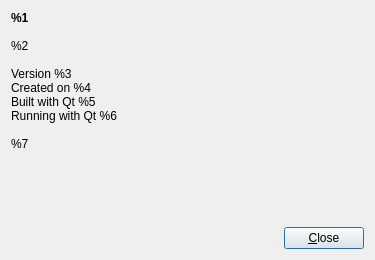
<?xml version="1.0" encoding="UTF-8"?>
<ui version="4.0">
 <class>AboutDialog</class>
 <widget class="QDialog" name="AboutDialog">
  <property name="geometry">
   <rect>
    <x>0</x>
    <y>0</y>
    <width>375</width>
    <height>260</height>
   </rect>
  </property>
  <property name="windowTitle">
   <string>About %1</string>
  </property>
  <property name="modal">
   <bool>true</bool>
  </property>
  <layout class="QVBoxLayout" name="vlAbout">
   <item>
    <widget class="QLabel" name="labAbout">
     <property name="sizePolicy">
      <sizepolicy hsizetype="Expanding" vsizetype="Expanding">
       <horstretch>0</horstretch>
       <verstretch>0</verstretch>
      </sizepolicy>
     </property>
     <property name="text">
      <string>&lt;span style=&quot; font-weight:600;&quot;&gt;%1&lt;/span&gt;&lt;br/&gt;
&lt;br/&gt;
%2&lt;br/&gt;
&lt;br/&gt;
Version %3&lt;br/&gt;
Created on %4&lt;br/&gt;
Built with Qt %5&lt;br/&gt;
Running with Qt %6&lt;br/&gt;
&lt;br/&gt;
%7</string>
     </property>
     <property name="alignment">
      <set>Qt::AlignLeading|Qt::AlignLeft|Qt::AlignTop</set>
     </property>
     <property name="wordWrap">
      <bool>false</bool>
     </property>
     <property name="textInteractionFlags">
      <set>Qt::LinksAccessibleByKeyboard|Qt::LinksAccessibleByMouse</set>
     </property>
    </widget>
   </item>
   <item>
    <layout class="QHBoxLayout" name="hlButtons">
     <item>
      <spacer name="hsButtons">
       <property name="orientation">
        <enum>Qt::Horizontal</enum>
       </property>
       <property name="sizeHint" stdset="0">
        <size>
         <width>40</width>
         <height>20</height>
        </size>
       </property>
      </spacer>
     </item>
     <item>
      <widget class="QPushButton" name="cmdClose">
       <property name="sizePolicy">
        <sizepolicy hsizetype="Minimum" vsizetype="Minimum">
         <horstretch>0</horstretch>
         <verstretch>0</verstretch>
        </sizepolicy>
       </property>
       <property name="text">
        <string>&amp;Close</string>
       </property>
      </widget>
     </item>
    </layout>
   </item>
  </layout>
 </widget>
 <resources/>
 <connections>
  <connection>
   <sender>cmdClose</sender>
   <signal>clicked()</signal>
   <receiver>AboutDialog</receiver>
   <slot>close()</slot>
   <hints>
    <hint type="sourcelabel">
     <x>327</x>
     <y>228</y>
    </hint>
    <hint type="destinationlabel">
     <x>187</x>
     <y>124</y>
    </hint>
   </hints>
  </connection>
 </connections>
</ui>
